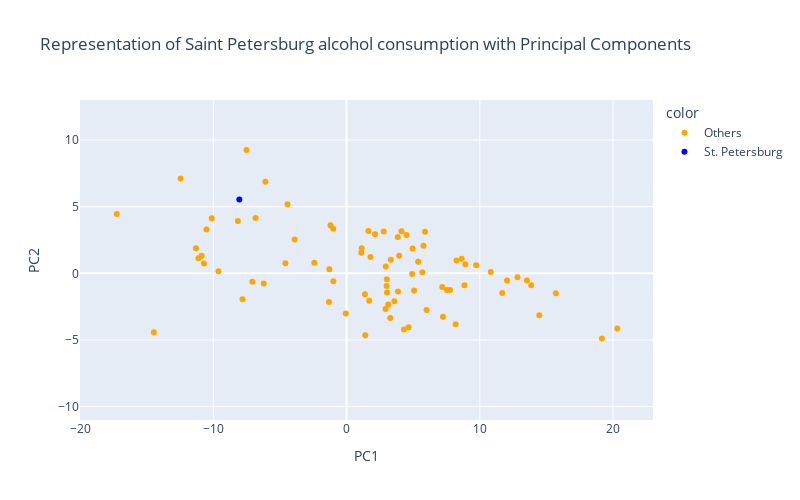

Notebook code cell kept with this figure:
### Markdown cell above
On the previous graph, we can see that 2 principal components explain 99.3% of the information contained in the original share data. They are more than enough for our analysis. We can now represent regions in a 2 dimensional space.

### Code cell
# Selecting the 2 principal components
russia_pca = pd.DataFrame(PCA(n_components=2).fit_transform(russia_emv_shr), columns=["PC1", "PC2"])
russia_pca['region'] = russia_emv_shr.index

def get_color(col):
    return np.where(col=="Saint Petersburg", 'St. Petersburg', "Others")



### Plot Options ###

fig = px.scatter(data_frame=russia_pca,
            x="PC1",
            y="PC2", 
            color=russia_pca['region'].apply(get_color),
            color_discrete_sequence=['orange', 'blue'],
            title="Representation of Saint Petersburg alcohol consumption with Principal Components",
            range_y=[-5, 7],
            range_x=[-20,23])

fig.update_layout(
                autosize=False,
                width=800,
                height=500,
                yaxis={"scaleanchor":"x"},
)

### Figure 1 — Plotly figure (JSON) as saved in the notebook; plotly's stock layout.template omitted (floating-point values rounded to 4 significant figures)
{"data": [{"hovertemplate": "color=Others<br>PC1=%{x}<br>PC2=%{y}<extra></extra>", "legendgroup": "Others", "marker": {"color": "orange", "symbol": "circle"}, "mode": "markers", "name": "Others", "orientation": "v", "showlegend": true, "type": "scatter", "x": [5.695, 1.38, 8.852, -9.612, 2.143, 8.647, -11.3, -50.49, 3.323, -14.46, -0.05367, 7.522, 1.14, 3.59, -18.95, -6.088, -3.891, -10.7, 20.32, 6.004, 1.708, 4.661, 3.862, -4.586, -2.414, 12.05, 7.185, 13.86, 5.775, -8.157, 2.793, -7.07, -10.51, -1.32, 7.766, -11.11, -6.824, 4.924, -4.431, 3.845, 10.82, 8.918, 4.125, 8.257, 3.012, 5.075, -7.506, 1.797, 1.405, 2.931, 3.027, -64.42, -7.806, -1.292, -10.11, 14.47, 3.034, -12.0, 4.312, 11.69, 1.639, 3.282, -6.216, 9.731, 12.83, -17.24, -0.9977, 15.71, 1.109, 13.54, 5.376, 3.95, 19.17, 2.946, 7.239, 3.134, 4.498, -1.205, 5.889, -10.87, 4.956, 8.189, -12.45, -0.9851], "xaxis": "x", "y": [0.07785, -1.578, -0.8977, 0.1467, 2.939, 1.098, 1.888, 14.36, 1.017, -4.427, -3.014, -1.244, 1.875, -2.092, -12.86, 6.867, 2.547, 0.7367, -4.138, -2.752, -2.065, -4.05, -1.37, 0.7493, 0.801, -0.5426, -1.033, -0.9012, 2.075, 3.925, 3.136, -0.6393, 3.289, -2.158, -1.249, 1.133, 4.144, -0.05905, 5.177, 2.731, 0.09136, 0.676, 3.152, 0.9565, -0.9501, -1.298, 9.253, 1.234, -4.64, -2.671, -0.4374, -17.82, -1.95, 0.3013, 4.14, -3.146, -1.442, -13.3, -4.212, -1.469, 3.185, -3.348, -0.7712, 0.6012, -0.3023, 4.443, 3.351, -1.503, 1.538, -0.5335, 0.86, 1.317, -4.893, 0.5057, -3.266, -2.334, 2.873, 3.612, 3.116, 1.314, 1.87, -3.83, 7.121, -0.5875], "yaxis": "y"}, {"hovertemplate": "color=St. Petersburg<br>PC1=%{x}<br>PC2=%{y}<extra></extra>", "legendgroup": "St. Petersburg", "marker": {"color": "blue", "symbol": "circle"}, "mode": "markers", "name": "St. Petersburg", "orientation": "v", "showlegend": true, "type": "scatter", "x": [-8.042], "xaxis": "x", "y": [5.549], "yaxis": "y"}], "layout": {"autosize": false, "height": 500, "legend": {"title": {"text": "color"}, "tracegroupgap": 0}, "title": {"text": "Representation of Saint Petersburg alcohol consumption with Principal Components"}, "width": 800, "xaxis": {"anchor": "y", "domain": [0, 1], "range": [-20, 23], "title": {"text": "PC1"}}, "yaxis": {"anchor": "x", "domain": [0, 1], "range": [-5, 7], "scaleanchor": "x", "title": {"text": "PC2"}}}}
